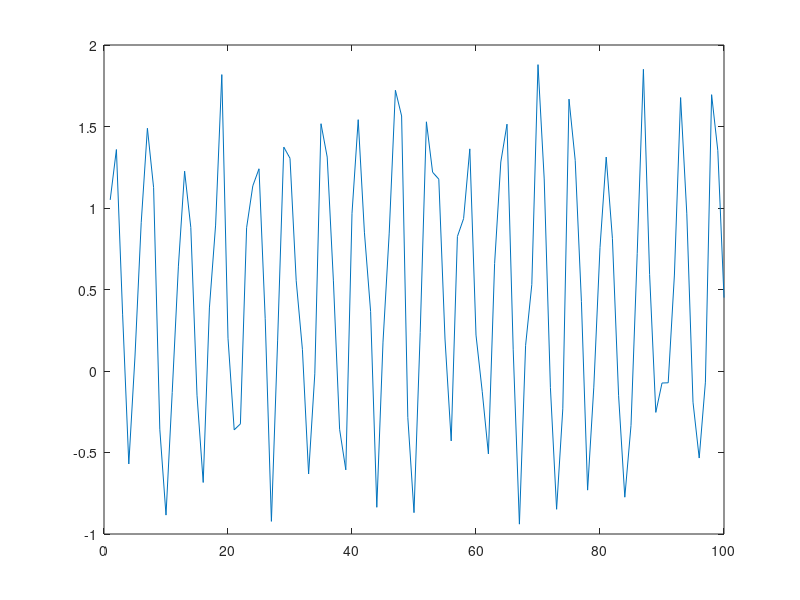
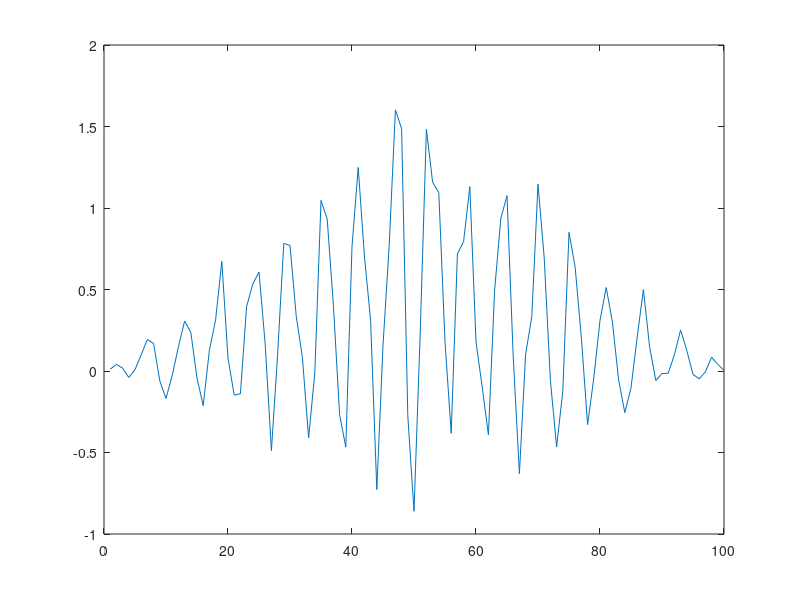
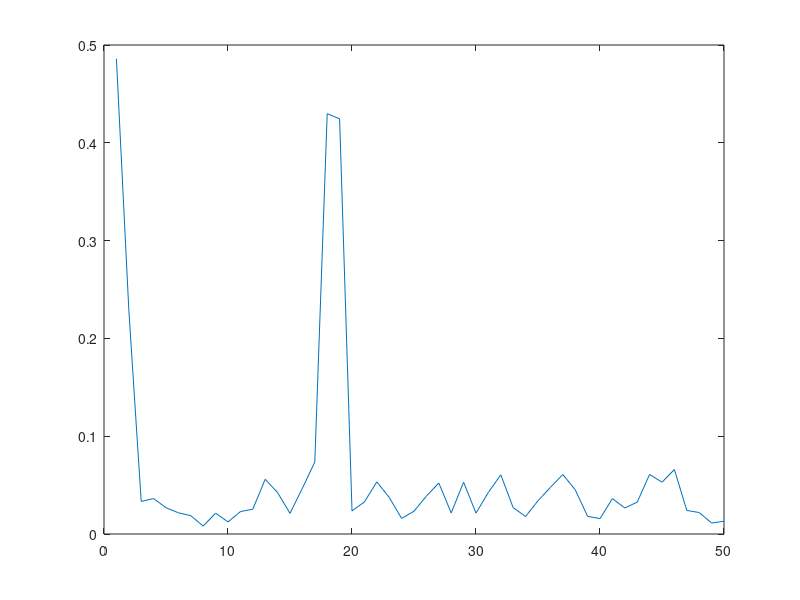

Write the MATLAB code that produced these figures, in order.
%% 
N=100;fs=200;f1=35;
X=sin(2*pi*(1:N)*f1/fs)+rand(1,N);
plot(X);

%%
W=triang(N);
X=X'.*W;
figure;
plot(X);

%%
Y=fft(X,N);
Pyy = sqrt((Y.* conj(Y))) /(0.5*N);
figure;
plot(Pyy(1:N/2));